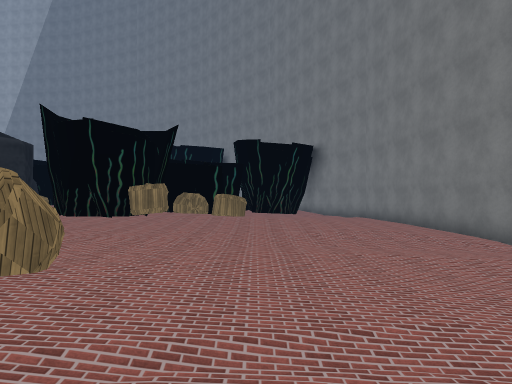
[1] (above)

24 first-person views from a walk through a 3-D level made in the Unity game engine. The camera is 1.5 m above the floor, looks level and sees 70° across. The floor is counted in squares, 2 m on a side. Each view is taken from the middle of a square. On the plan, view 1 faces up. The plan holds only what a view shows up to about 11 squares ahead; the rest is blank. The place goes on beyond the plan. The player character is not drawn. Some animated figures are not drawn. Some surface patterns are stand-ins.

[2]
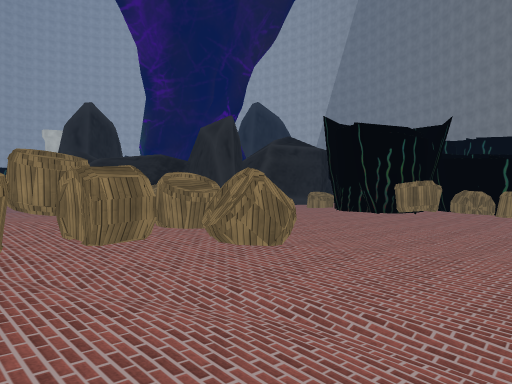

[3]
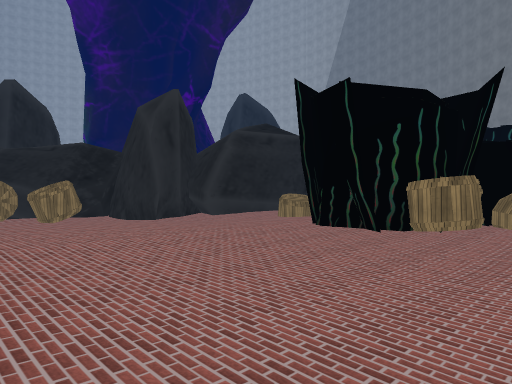

[4]
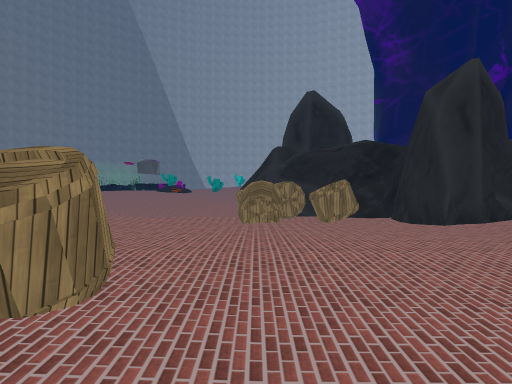

[5]
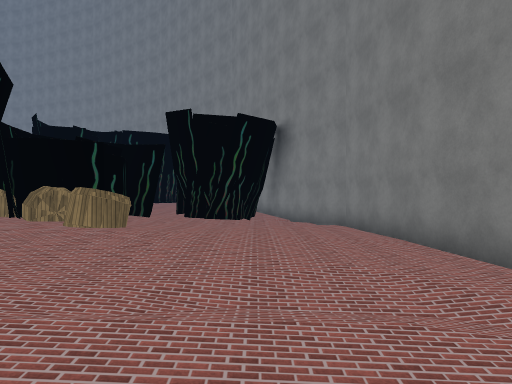

[6]
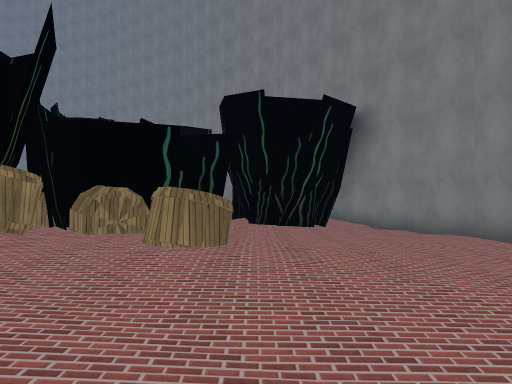

[7]
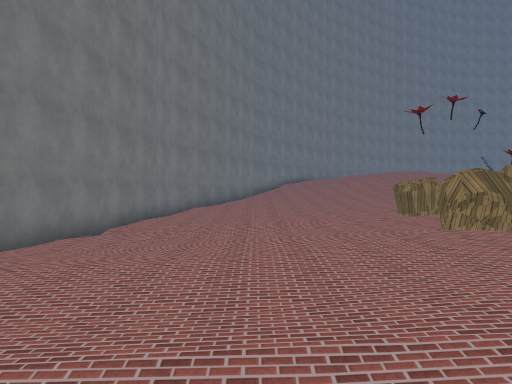

[8]
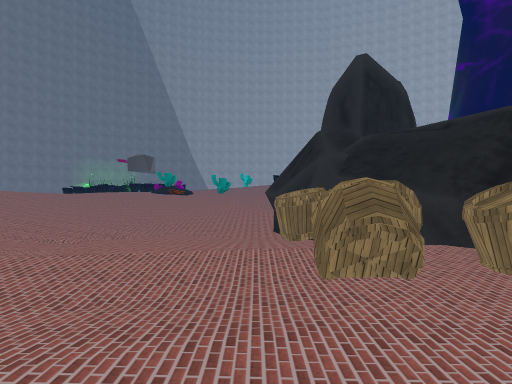

[9]
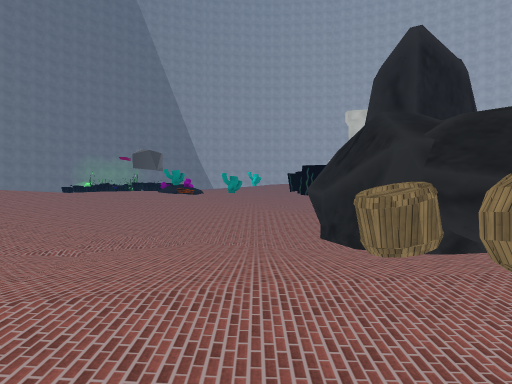

[10]
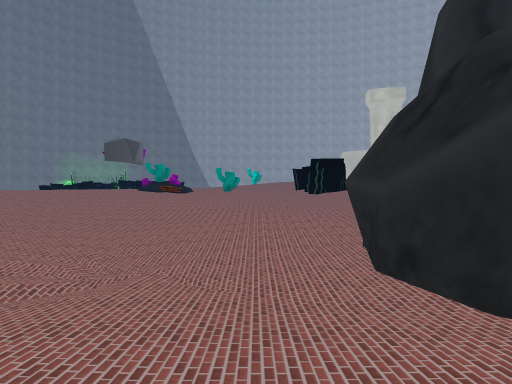

[11]
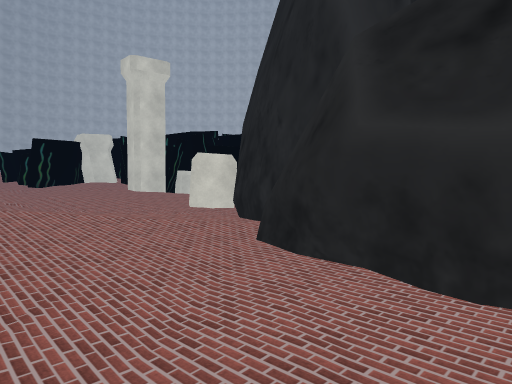

[12]
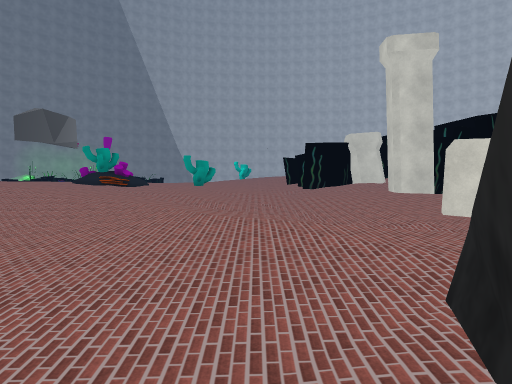

[13]
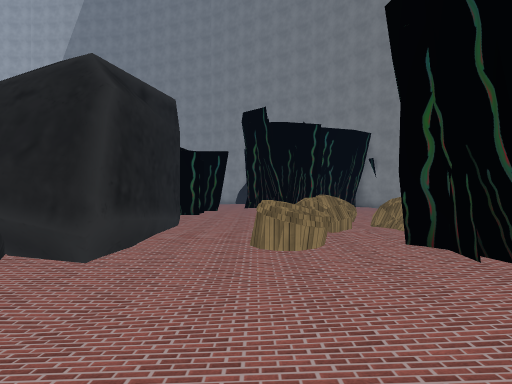

[14]
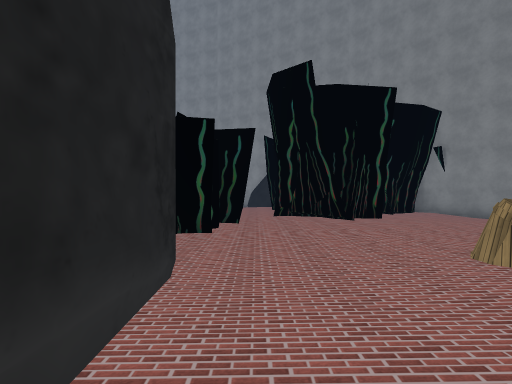

[15]
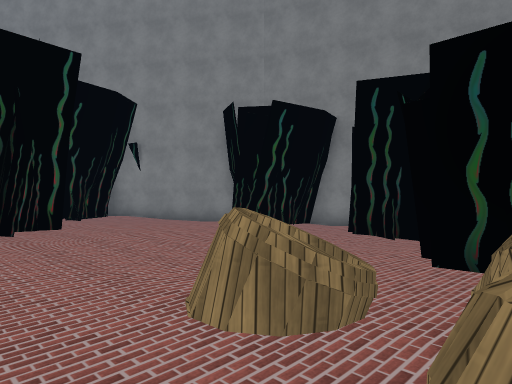

[16]
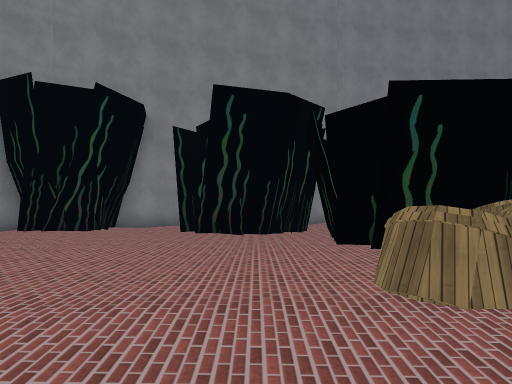

[17]
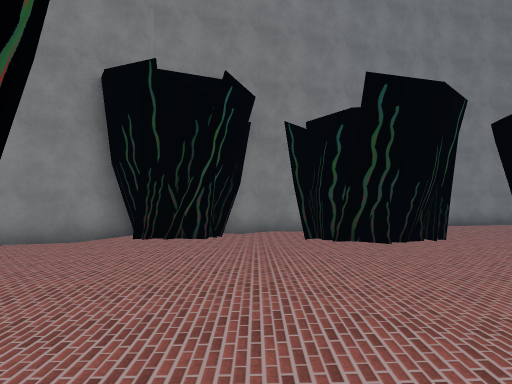

[18]
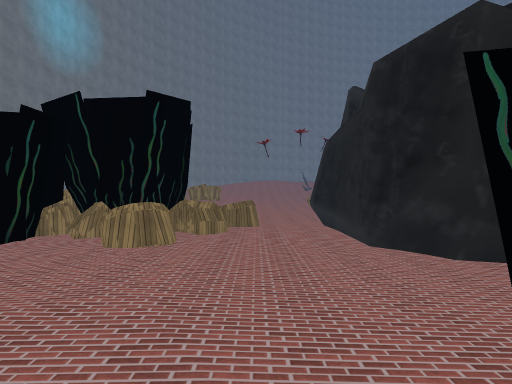

[19]
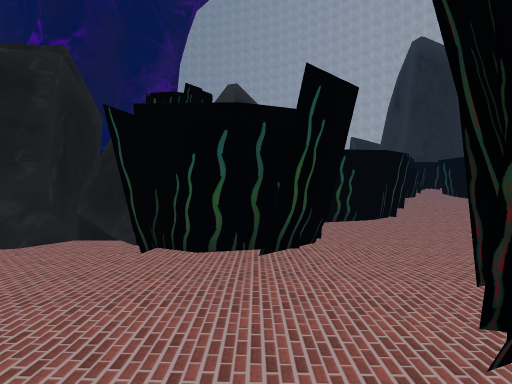

[20]
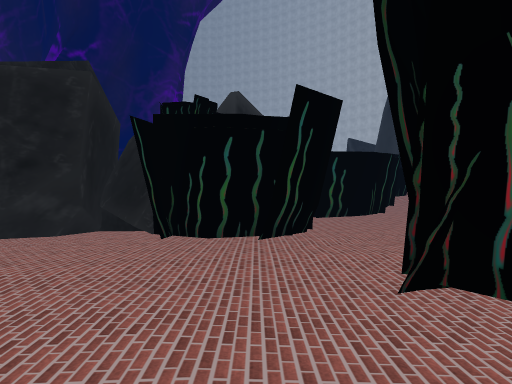

[21]
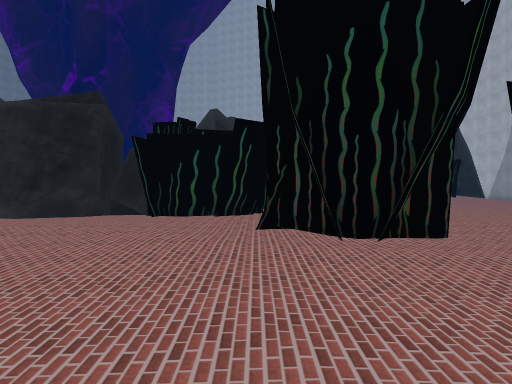

[22]
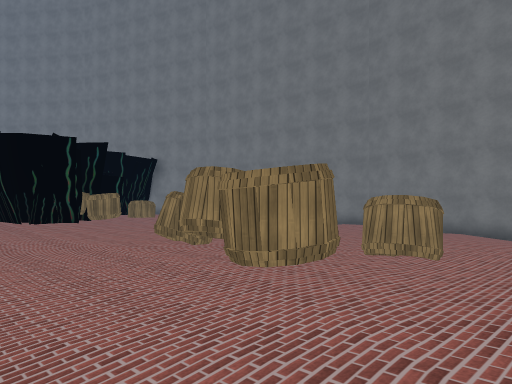

[23]
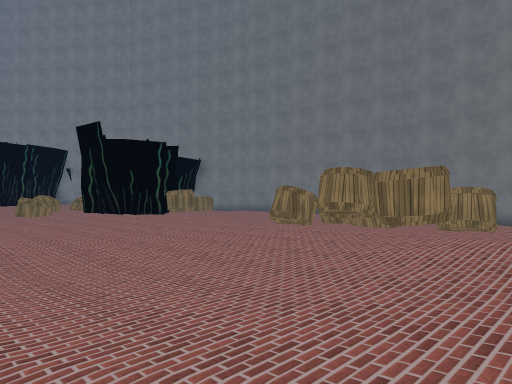

[24]
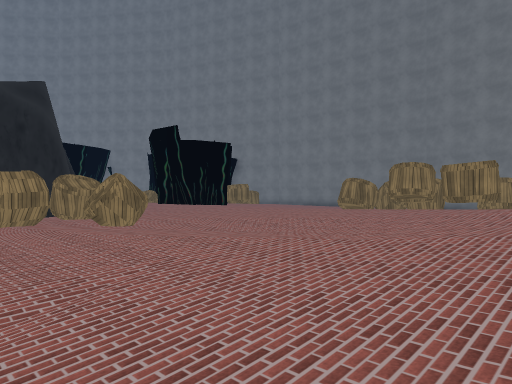

### Floor plan
Key: @ floor where view 1 was taken; # wall or solid block; . main floor; : floor 0.25 m higher than the main floor; - floor 0.25 m lower than the main floor; + floor 0.5 m higher than the main floor; _ floor 0.5 m lower than the main floor; * floor 0.75 m higher than the main floor; < floor 0.75 m lower than the main floor; % floor 1 m higher than the main floor; ( floor 1 m lower than the main floor; / step, stairs or slope; B barrel.
Columns run from 29 left of view 1 to 5 right of it. Each row starts with its distance up from view 1.
 24              #:....    #...--#
 23              #:.....:###:...-#
 22              #.:..:.::##:....#
 21                   ##::::::...###
 20                    #::::::..---##
 19                   ##::::::..-#-_#
 18                   #::::::...-####
 17                  ##::::::..--#####
 16                   ##:::B:...-## _#
 15                    #:::::## #--__##
 14                    #::B:BBB#--____#
 13                    #::::###B.----_#
 12                    #:BB:##B.B.---_#
 11                   ##..:####.B..--_#
 10                   ##...:##B....--_#
  9 *+: #           ###-...::...-----_#
  8 ++:.#-          #.....:::...--____#
  7 +::..-_##     ###.B...:::...---___#
  6 +:.----.##   ###BB...::::...---___
  5 ..-_/-..-#####_B..B..::::....----_
  4 :.......-__<<<_-.....::::B.B..--___
  3 +:..::..-_<<<<_-.....::::BBB.--__<#
  2 +::::..-__<(<__-.....:::BBB..-____#
  1 ++++:.--_<((<__-..:.:::+B::...--__#
  0 **++:.-_<(((<<_--.::::+BB:B:.@--_<#
 -1 %**+:.-__<<<___-..:++++*++::..-___#
 -2 %%*+ .-______---..:+++**+ ::..---_#

Positions as (right, up) in squares from view 1, and headings:
1: (0, 0), facing up
2: (1, 0), facing up-left
3: (-1, 4), facing up-left
4: (-2, 5), facing left
5: (2, 5), facing up
6: (0, 7), facing up
7: (1, 9), facing down
8: (-7, 4), facing left
9: (-9, 3), facing left
10: (-13, 3), facing left
11: (-17, 2), facing up-left
12: (-18, 4), facing left
13: (-8, 7), facing up
14: (-9, 12), facing up
15: (-8, 14), facing up-right
16: (-9, 17), facing right
17: (-8, 20), facing right
18: (-8, 21), facing down
19: (-5, 20), facing left
20: (-4, 20), facing left
21: (-1, 21), facing left
22: (-8, -2), facing up-right
23: (-11, -2), facing up-right
24: (-14, -2), facing up-right
